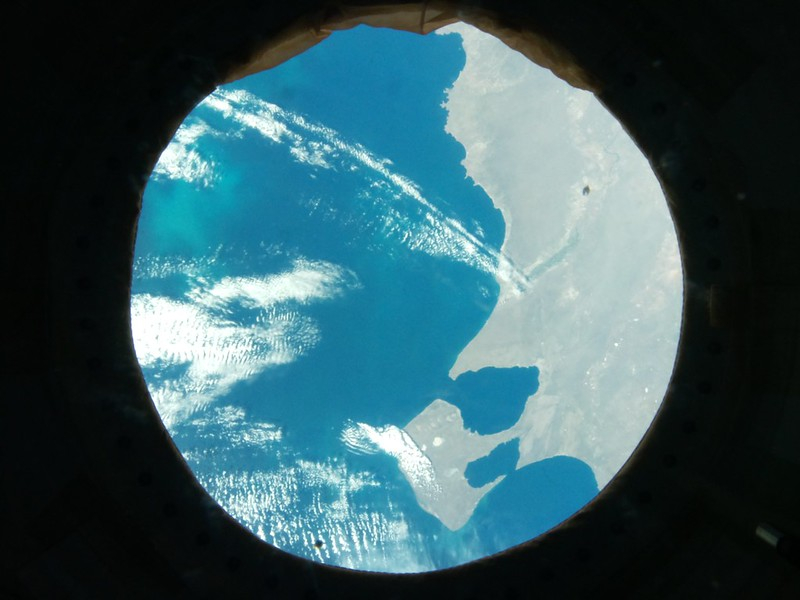
#> input picture foto1.jpg, 800 x 600 px, given in place of the camera
$ python new3.py
#> lines starting #> are read from the running program, lines starting #| are printed output that depends on the picture; after the words box and inside, x2 and y2 are one past the last pixel; in counts of white or black regions, pixels touching at a corner belong together
import cv2
import numpy as np
import time
from threading import Thread

class VideoStream:
    """Camera object that controls video streaming from the Picamera"""
    def __init__(self, resolution=(640,480), framerate=30):
        # Initialize the PiCamera and the camera image stream
#> called with resolution = (640, 480), framerate = 30
        self.stream = cv2.VideoCapture(0)
        ret = self.stream.set(cv2.CAP_PROP_FOURCC, cv2.VideoWriter_fourcc(*'MJPG'))
        ret = self.stream.set(3, resolution[0])
        ret = self.stream.set(4, resolution[1])

        # Read first frame from the stream
        (self.grabbed, self.frame) = self.stream.read()
#> self.frame is the input picture: shape (600, 800, 3); mean B, G, R 97.7, 90.4, 56.2

        # Variable to control when the camera is stopped
        self.stopped = False

    def start(self):
        # Start the thread that reads frames from the video stream
        Thread(target=self.update, args=()).start()
        return self

    def update(self):
        # Keep looping indefinitely until the thread is stopped
        while True:
            # If the camera is stopped, stop the thread
            if self.stopped:
                # Close camera resources
                self.stream.release()
                return

            # Otherwise, grab the next frame from the stream
            (self.grabbed, self.frame) = self.stream.read()

    def read(self):
        # Return the most recent frame
        return self.frame

    def stop(self):
        # Indicate that the camera and thread should be stopped
        self.stopped = True

# Function to calculate distance between two points
def calculate_distance(point1, point2):
    return np.sqrt((point1[0] - point2[0])**2 + (point1[1] - point2[1])**2)

# Function to find the center of mass of a color range in the image
def find_color_center(image, lower, upper):
    mask = cv2.inRange(image, lower, upper)
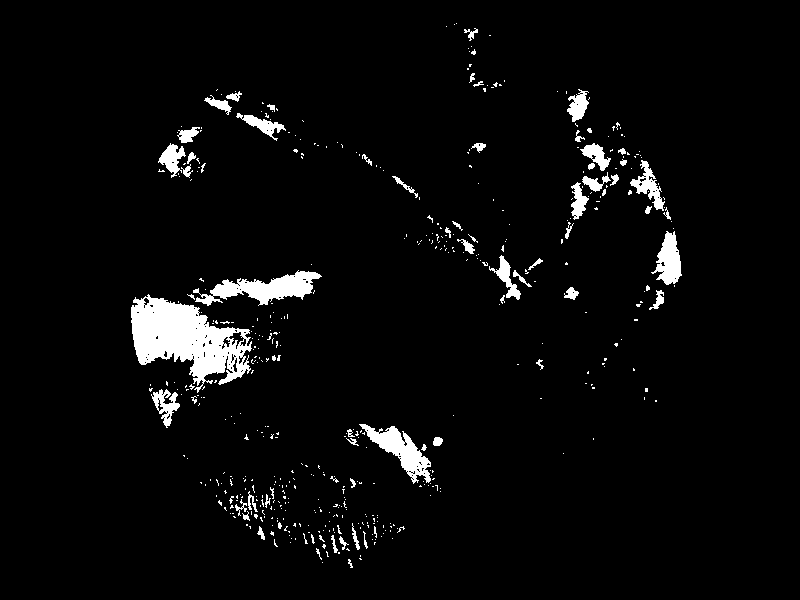
#> mask: shape (600, 800); 3.9% white; 489 white regions (422 under 20 px)
    contours, _ = cv2.findContours(mask, cv2.RETR_EXTERNAL, cv2.CHAIN_APPROX_SIMPLE)
#> contours = 489 contours, 446 with area under 20; largest, box (x1, y1, x2, y2) and area: (131, 294, 252, 393) 6243, (193, 270, 322, 306) 1858, (359, 424, 431, 484) 1438, (651, 231, 682, 285) 871, (630, 160, 665, 211) 538

    if contours:
        largest_contour = max(contours, key=cv2.contourArea)
#> largest_contour = contour of 392 points, box (x1, y1, x2, y2) (131, 294, 252, 393), area 6243
        M = cv2.moments(largest_contour)
#> M = moments, m00 6243, centre m10/m00, m01/m00 = (186.6, 338.5)

        if M["m00"] != 0:
            cx = int(M["m10"] / M["m00"])
#> cx = 186
            cy = int(M["m01"] / M["m00"])
#> cy = 338
            return (cx, cy)

    return None

# Define color ranges for light and dark elements
light_lower = np.array([200, 200, 200], dtype="uint8")
light_upper = np.array([255, 255, 255], dtype="uint8")

dark_lower = np.array([0, 0, 0], dtype="uint8")
dark_upper = np.array([50, 50, 50], dtype="uint8")

# Initialize video stream
videostream = VideoStream(resolution=(640,480), framerate=30).start()
time.sleep(1)

try:
    while True:
        # Grab frame from video stream
        frame = videostream.read()

        # Find center of mass for light and dark elements
        light_center = find_color_center(frame, light_lower, light_upper)
#> light_center = (186, 338)
        dark_center = find_color_center(frame, dark_lower, dark_upper)
#> in find_color_center (call 2), `mask = cv2.inRange(image, lower, upper)`:
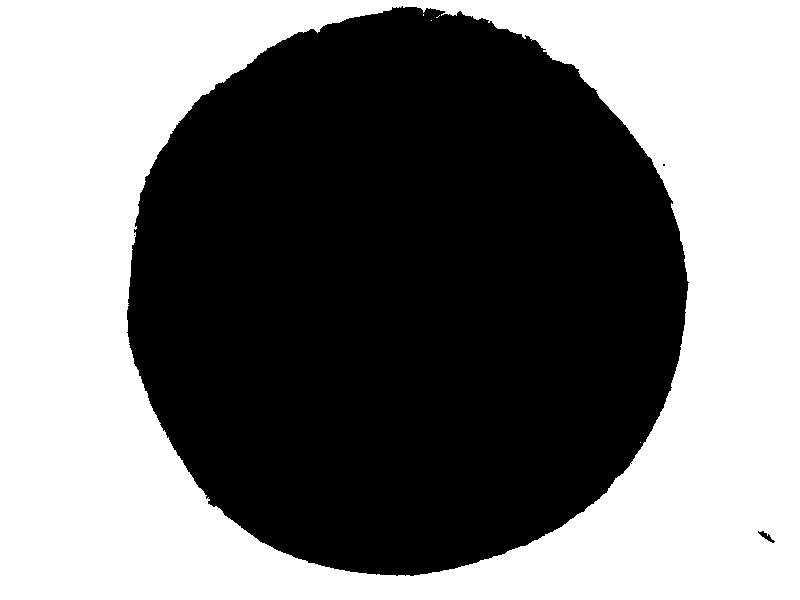
#> mask: shape (600, 800); 48.3% white; 5 white regions (4 under 20 px), largest, box (x1, y1, x2, y2) and area: (0, 0, 800, 600) 232055
#> in find_color_center (call 2), `contours, _ = cv2.findContours(mask, cv2.RETR_EXTERNAL, cv2.CHAIN_APPR..`: contours = [[[0, 0], [0, 599], [799, 599], [799, 0]]]
#> in find_color_center (call 2), `largest_contour = max(contours, key=cv2.contourArea)`: largest_contour = [[0, 0], [0, 599], [799, 599], [799, 0]]
#> in find_color_center (call 2), `M = cv2.moments(largest_contour)`: M = moments, m00 478601, centre m10/m00, m01/m00 = (399.5, 299.5)
#> in find_color_center (call 2), `cx = int(M["m10"] / M["m00"])`: cx = 399
#> in find_color_center (call 2), `cy = int(M["m01"] / M["m00"])`: cy = 299
#> dark_center = (399, 299)

        # Draw circles at the found centers
        if light_center is not None:
            cv2.circle(frame, light_center, 10, (0, 255, 0), -1)

        if dark_center is not None:
            cv2.circle(frame, dark_center, 10, (0, 0, 255), -1)

        # Calculate distance if both centers are found
        if light_center is not None and dark_center is not None:
            distance = calculate_distance(light_center, dark_center)
#> distance = 216.5
            cv2.putText(frame, f"Distance: {distance:.2f} pixels", (10, 30), cv2.FONT_HERSHEY_SIMPLEX, 1, (255, 255, 255), 2, cv2.LINE_AA)
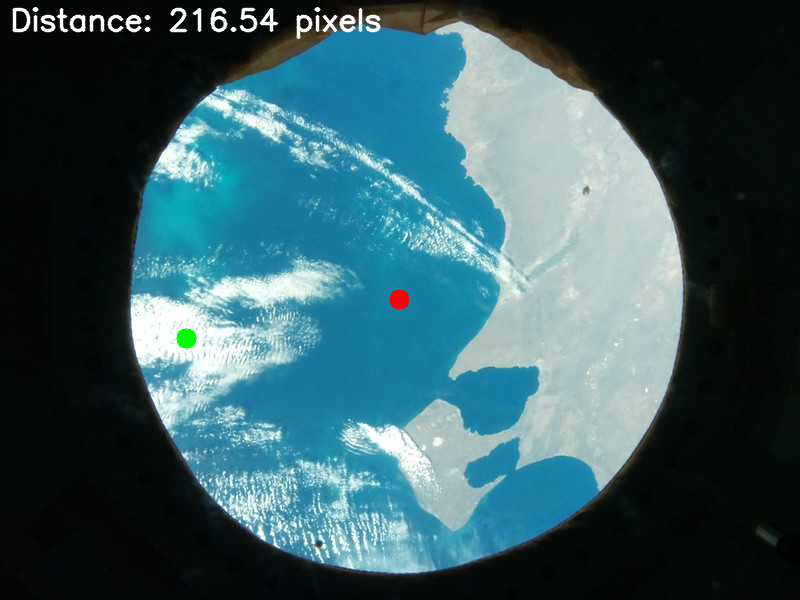
#> frame: shape (600, 800, 3); mean B, G, R 98.9, 91.8, 57.6

        # Display the resulting frame
        cv2.imshow("Light and Dark Elements Detection", frame)

        # Break the loop if 'q' key is pressed
        if cv2.waitKey(1) == ord('q'):
#> (key q is pressed here)
            break

finally:
    # Clean up
    cv2.destroyAllWindows()
    videostream.stop()
print("Hello world")

$ run again, on 31257490257_fcb75895ba_o.jpg
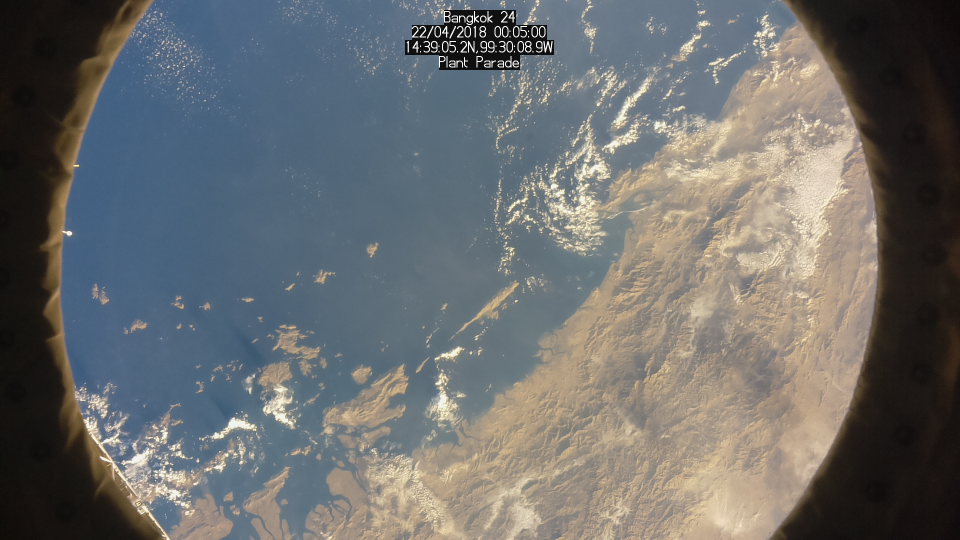
#> input picture 31257490257_fcb75895ba_o.jpg, 1920 x 1080 px, given in place of the camera (shown at 1/2 size)
#> in __init__, self.frame is the input picture: shape (1080, 1920, 3); mean B, G, R 108.9, 108.8, 107
#> in find_color_center, `mask = cv2.inRange(image, lower, upper)`:
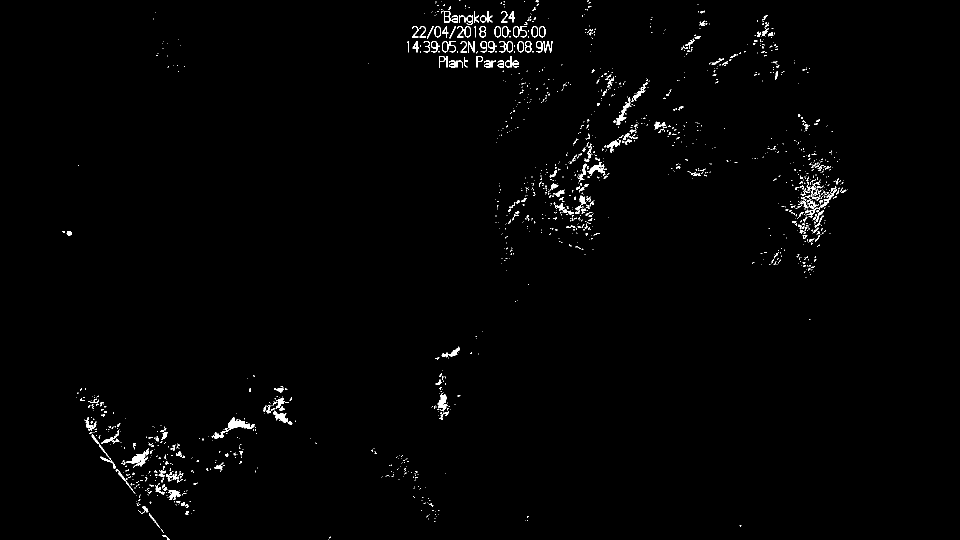
#> mask: shape (1080, 1920) (shown at 1/2 size); 1.1% white; 1523 white regions (1307 under 20 px)
#> contours = 1523 contours, 1390 with area under 20; largest, box (x1, y1, x2, y2) and area: (429, 835, 509, 877) 670, (252, 896, 298, 936) 497, (875, 786, 895, 823) 327, (546, 821, 585, 850) 316, (1233, 195, 1263, 250) 305
#> largest_contour = contour of 159 points, box (x1, y1, x2, y2) (429, 835, 509, 877), area 670
#> M = moments, m00 669.5, centre m10/m00, m01/m00 = (469.5, 852.6)
#> cx = 469
#> cy = 852
#> light_center = (469, 852)
#> mask: shape (1080, 1920); 19.1% white; 140 white regions (105 under 20 px)
#> contours = 110 contours, 102 with area under 20; largest, box (x1, y1, x2, y2) and area: (1568, 0, 1920, 1080) 220128, (0, 0, 296, 1080) 152198, (810, 20, 1108, 140) 25082, (824, 54, 835, 72) 93, (248, 17, 261, 30) 61, (890, 34, 899, 43) 58, (890, 24, 899, 32) 50, (880, 114, 889, 122) 48
#> dark_center = (1806, 559)
#> distance = 1368.7
#> `cv2.putText(frame, f"Distance: {distance:.2f} pixels", (10, 30), cv2.F..`:
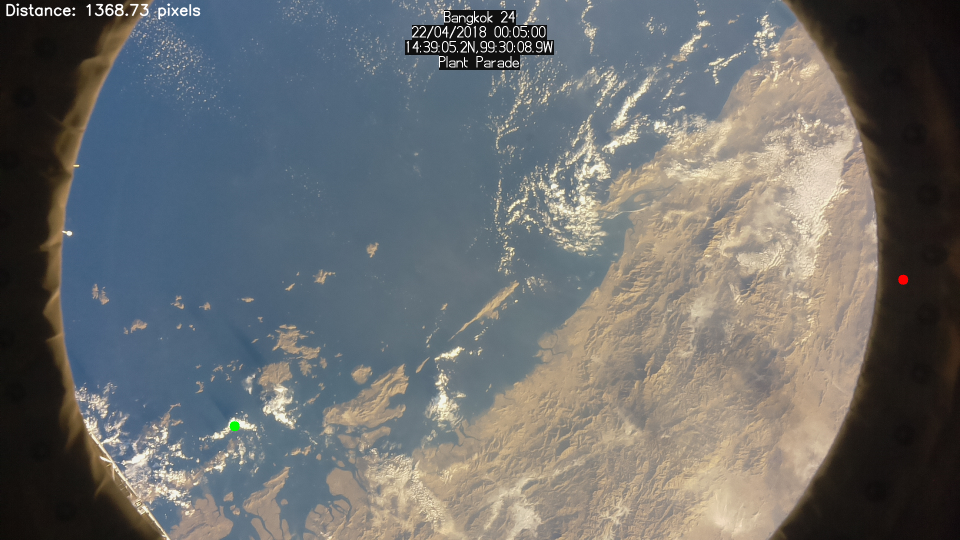
#> frame: shape (1080, 1920, 3) (shown at 1/2 size); mean B, G, R 109.2, 109.1, 107.3

$ run again, on 44379430630_a4cd4035e7_o.jpg
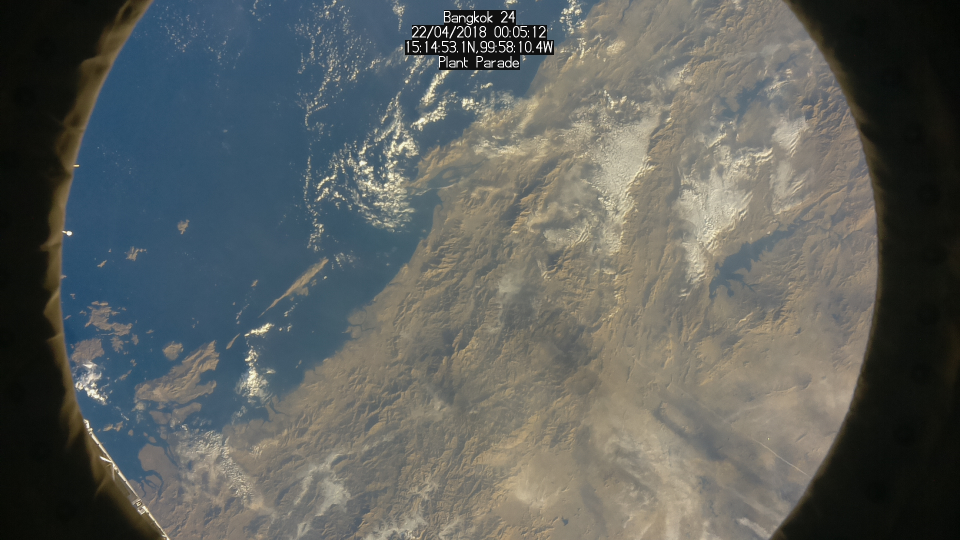
#> input picture 44379430630_a4cd4035e7_o.jpg, 1920 x 1080 px, given in place of the camera (shown at 1/2 size)
#> in __init__, self.frame is the input picture: shape (1080, 1920, 3); mean B, G, R 93.3, 96.3, 92.9
#> in find_color_center, `mask = cv2.inRange(image, lower, upper)`:
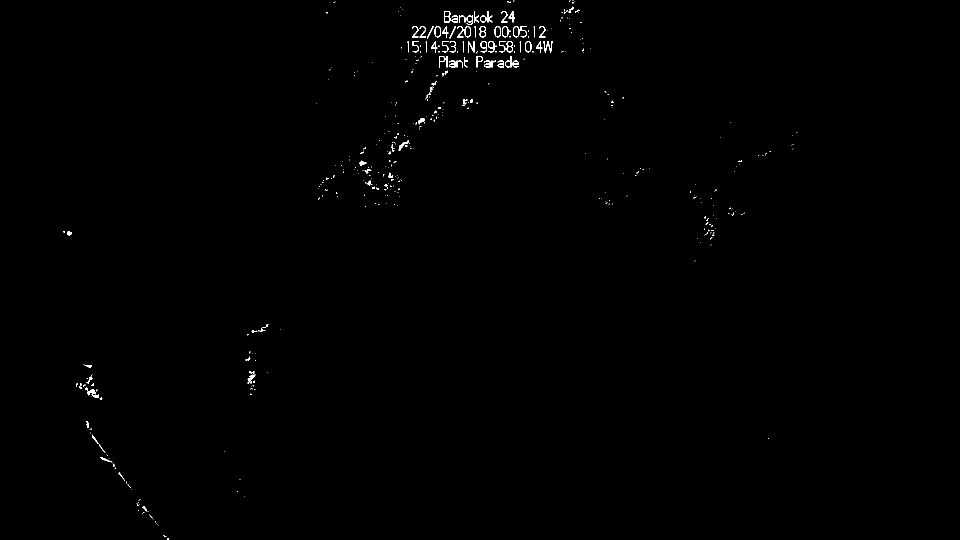
#> mask: shape (1080, 1920) (shown at 1/2 size); 0.36% white in thin lines or dots, all inside (x1, y1, x2, y2) = (126, 0, 1595, 1080)
#> contours = 426 contours, 359 with area under 20; largest, box (x1, y1, x2, y2) and area: (888, 22, 901, 45) 250, (1013, 82, 1026, 105) 222, (959, 52, 972, 75) 222, (1050, 82, 1063, 105) 220, (1026, 52, 1039, 75) 220
#> largest_contour = contour of 18 points, box (x1, y1, x2, y2) (888, 22, 901, 45), area 250
#> M = moments, m00 250, centre m10/m00, m01/m00 = (893.7, 33.02)
#> cx = 893
#> cy = 33
#> light_center = (893, 33)
#> mask: shape (1080, 1920); 20.1% white; 84 white regions (53 under 20 px)
#> contours = 59 contours, 50 with area under 20; largest, box (x1, y1, x2, y2) and area: (1554, 0, 1920, 1080) 232092, (0, 0, 315, 1080) 160318, (810, 20, 1108, 140) 25082, (241, 8, 266, 46) 418, (140, 233, 157, 253) 164
#> dark_center = (1803, 557)
#> distance = 1050.1
#> `cv2.putText(frame, f"Distance: {distance:.2f} pixels", (10, 30), cv2.F..`:
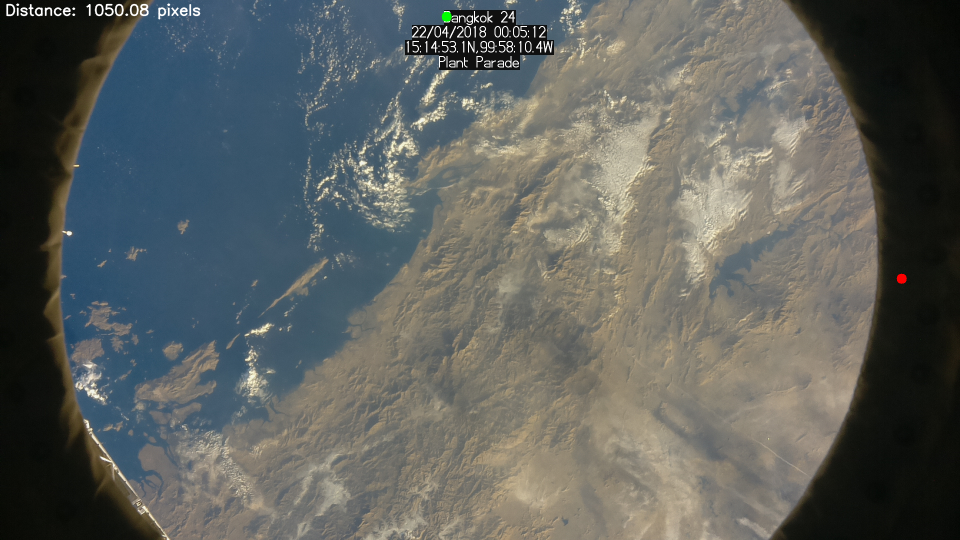
#> frame: shape (1080, 1920, 3) (shown at 1/2 size); mean B, G, R 93.6, 96.6, 93.2
